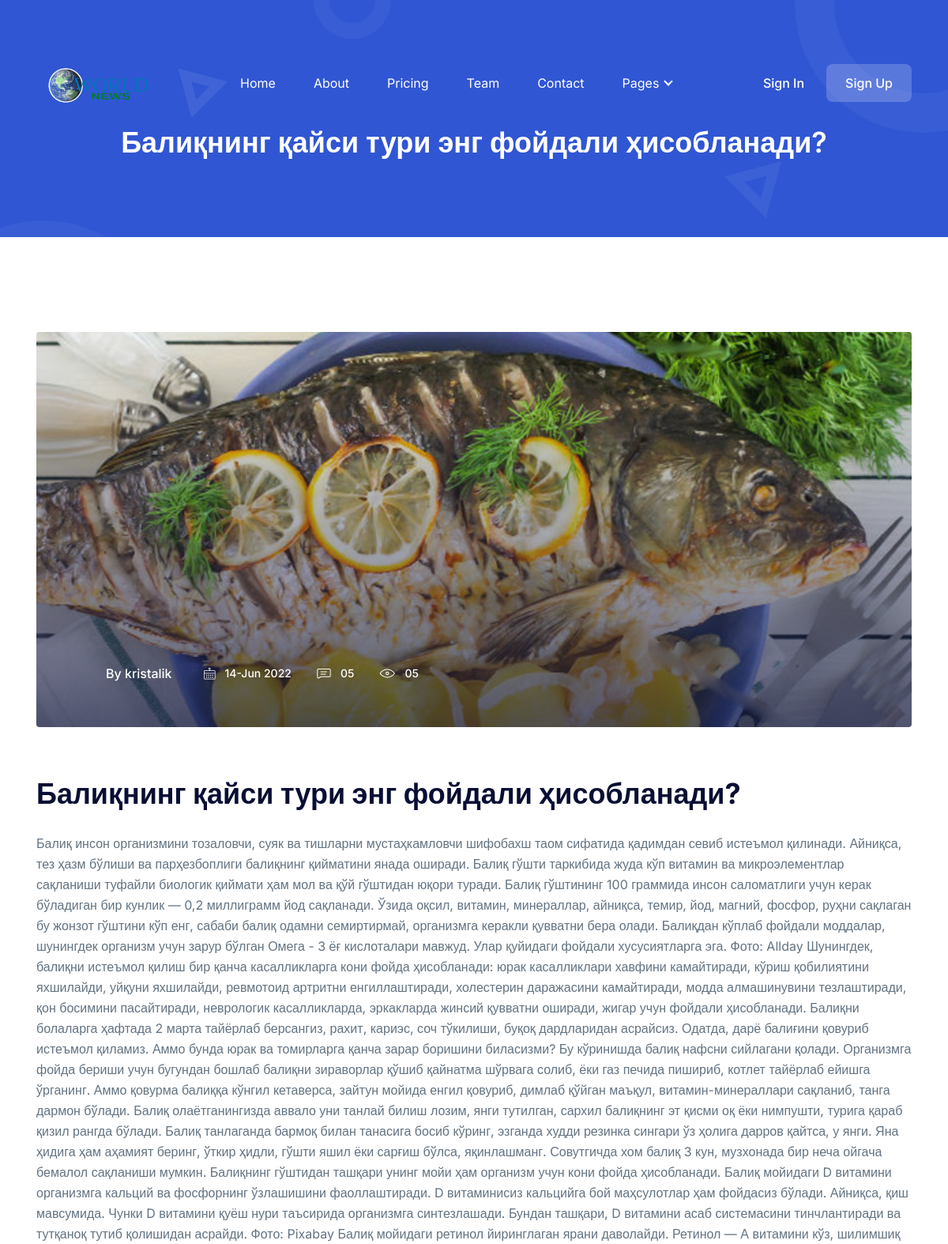
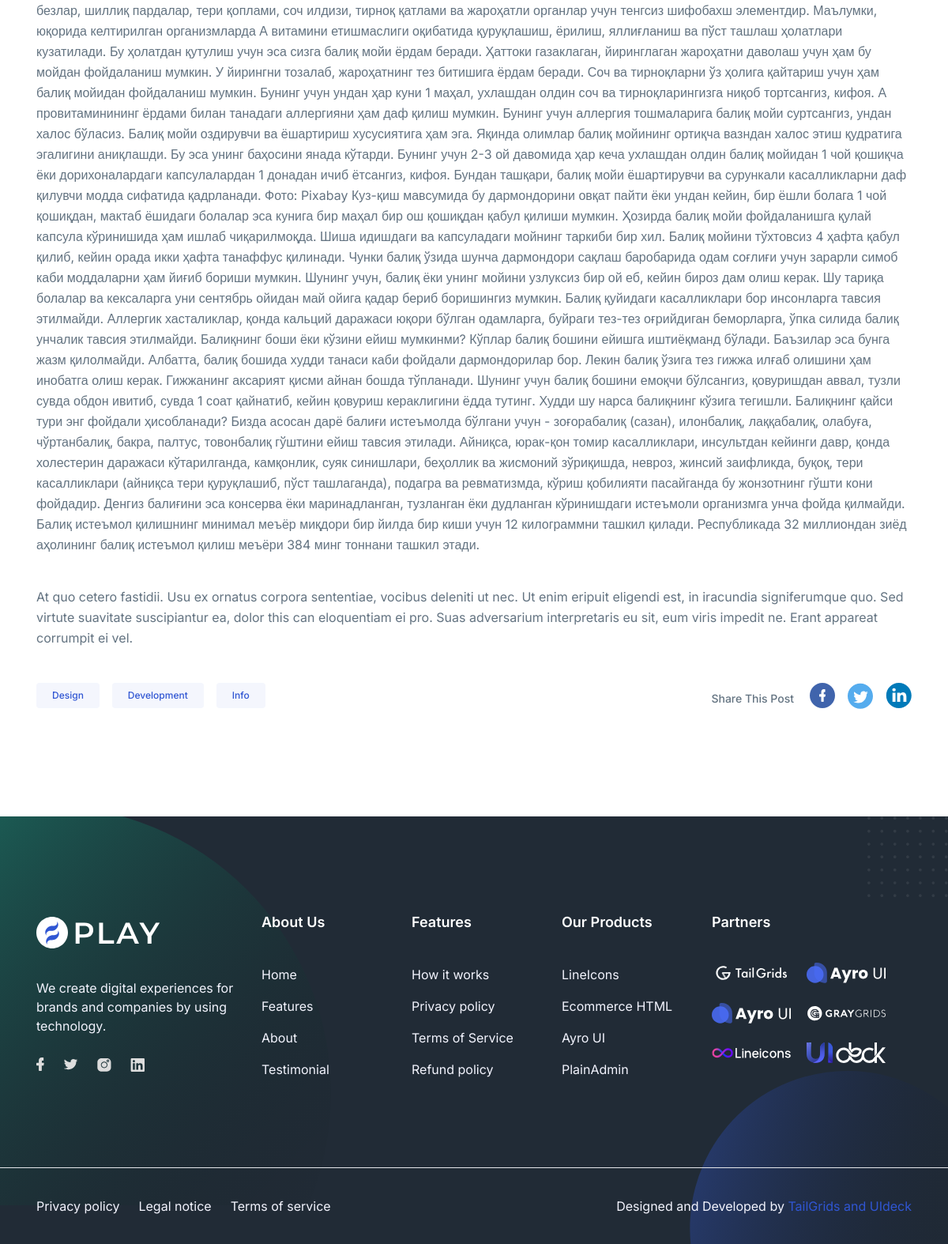
Page /2022/6/14/balining-ajsi-turi-eng-fojdali-isoblanadi on the committed database (2 pictures, top to bottom).
### blog/models.py (models this page shows, shortened)
class Post(models.Model):
    STATUS_CHOICES = [
        ('draft', 'Draft'),
        ('published', 'Published')
    ]
    title = models.CharField(max_length=255)
    slug = models.SlugField(max_length=255, unique_for_date='publish')
    photo = models.ImageField(upload_to = 'photos/%Y/%m/%d/', null = True, blank=True)
    author = models.ForeignKey(User, on_delete=models.CASCADE, related_name='blog_posts')
    body = models.TextField()
    publish = models.DateTimeField(default=timezone.now)
    created = models.DateTimeField(auto_now_add=True)
    updated = models.DateTimeField(auto_now=True)
    status = models.CharField(max_length=10, choices=STATUS_CHOICES, default='draft')
    objects = models.Manager() #Def manager
    published = PublishedManager() #Published manager
    class Meta:
        ordering = ('-publish', )

### blog/views.py (the view)
# urls.py: path('<int:year>/<int:month>/<int:day>/<slug:slug>', post_detail, name='post_detail'),
def post_detail(request, year, month, day, slug):
    post = get_object_or_404(Post, slug=slug, status='published', publish__year=year, publish__month=month, publish__day=day)
    return render(request, 'blog/post_detail.html', {'post': post})

### templates/blog/post_detail.html (shortened to what this page needs)
{% extends 'base.html' %}
{% block sarlavha %} {{ post.title }} {% endblock sarlavha %}
{% block content %}
<section class="pt-20 lg:pt-[120px] pb-10 lg:pb-20">
    <div class="container">
      <div class="flex flex-wrap justify-center -mx-4">
        <div class="w-full px-4">
          <div
            class="
              relative
              rounded
              overflow-hidden
              z-20
              mb-[60px]
              h-[300px]
              md:h-[400px]
              lg:h-[500px]
              wow
              fadeInUp
            "
            data-wow-delay=".1s
            "
          >
          {% if post.photo %}
            <img
              src="{{post.photo.url}}"
              alt="image"
              class="w-full h-full object-cover object-center"
            />{% endif %}
            <div
              class="
                absolute
                w-full
                h-full
                top-0
                left-0
                flex
                items-end
                z-10
                bg-gradient-to-t
                from-dark-700
                to-transparent
              "
            >
              <div class="flex flex-wrap items-center p-4 sm:p-8 pb-4">
                <div class="flex items-center mb-4 mr-5 md:mr-10">
                  <div class="w-10 h-10 rounded-full overflow-hidden mr-4">
                  </div>
                  <p class="text-base text-white font-medium">
                    By
                    <a
                      href="javascript:void(0)"
                      class="text-white hover:opacity-70"
                    >
                      {{post.author}}
                    </a>
                  </p>
                </div>
                <div class="flex items-center mb-4">
                  <p
                    class="
                      flex
                      items-center
                      text-sm
                      font-medium
                      text-white
                      mr-5
                      md:mr-8
                    "
                  >
                    <span class="mr-3">
                    </span>
                    {{ post.publish|date:"d-M Y" }}
                  </p>
                  <p
                    class="
                      flex
                      items-center
                      text-sm
                      font-medium
                      text-white
                      mr-5
                      md:mr-8
                    "
                  >
                    <span class="mr-3">
                    </span>
                    05
                  </p>
                  <p class="flex items-center text-sm font-medium text-white">
                    <span class="mr-3">
                    </span>
                    05
                  </p>
                </div>
              </div>
            </div>
          </div>
          <div class="flex flex-wrap -mx-4">
            <div class="w-full lg:w-12/12 px-4">
              <div>
                <h2
                  class="
                    font-bold
                    text-dark text-[26px]
                    sm:text-3xl
                    md:text-4xl
                    leading-snug
                    sm:leading-snug
                    md:leading-snug
                    mb-6
                    wow
                    fadeInUp
                  "
                  data-wow-delay=".1s
                  "
                >
                  {{post.title}}
                </h2>
                <p
                  class="
                    text-base text-body-color
                    leading-relaxed
                    mb-10
                    wow
                    fadeInUp
                  "
                  data-wow-delay=".1s"
                >
                  {{post.body}}
                <p
                  class="
                    text-base text-body-color
                    leading-relaxed
                    mb-11
                    wow
                    fadeInUp
                  "
                  data-wow-delay=".1s"
                >
                  At quo cetero fastidii. Usu ex ornatus corpora sententiae,
                  vocibus deleniti ut nec. Ut enim eripuit eligendi est, in
                  iracundia signiferumque quo. Sed virtute suavitate
                  suscipiantur ea, dolor this can eloquentiam ei pro. Suas
                  adversarium interpretaris eu sit, eum viris impedit ne.
                  Erant appareat corrumpit ei vel.
                </p>
                <div class="flex flex-wrap items-center -mx-4 mb-12">
                  <div class="w-full md:w-1/2 px-4">
                    <div
                      class="
                        flex
                        items-center
                        flex-wrap
                        mb-8
                        md:mb-0
                        wow
                        fadeInUp
                      "
                      data-wow-delay=".1s"
                    >
                      <a
                        href="javascript:void(0)"
                        class="
                          block
                          py-2
                          px-5
                          bg-primary bg-opacity-5
                          text-primary
                          rounded
                          text-xs
                          font-medium
                          mr-2
                          md:mr-4
                          lg:mr-2
                          xl:mr-4
                          mb-2
                          hover:bg-opacity-100 hover:text-white
                        "
                      >
                        Design
                      </a>
                      <a
                        href="javascript:void(0)"
                        class="
                          block
                          py-2
                          px-5
                          bg-primary bg-opacity-5
                          text-primary
                          rounded
                          text-xs
                          font-medium
                          mr-2
                          md:mr-4
                          lg:mr-2
                          xl:mr-4
                          mb-2
                          hover:bg-opacity-100 hover:text-white
                        "
                      >
                        Development
                      </a>
                      <a
                        href="javascript:void(0)"
                        class="
                          block
                          py-2
                          px-5
                          mb-2
                          bg-primary bg-opacity-5
                          text-primary
                          rounded
                          text-xs
                          font-medium
                          hover:bg-opacity-100 hover:text-white
                        "
                      >
                        Info
                      </a>
                    </div>
                  </div>
                  <div class="w-full md:w-1/2 px-4">
                    <div
                      class="flex items-center md:justify-end wow fadeInUp"
                      data-wow-delay=".1s"
                    >
                      <span class="text-sm text-body-color font-medium mr-5">
                        Share This Post
                      </span>
                      <div class="flex items-center">
                        <a href="javascript:void(0)" class="mr-4 mb-2">
                        </a>
                        <a href="javascript:void(0)" class="mr-4 mb-2">
                        </a>
                        <a href="javascript:void(0)" class="mb-2">
                        </a>
                      </div>
                    </div>
                  </div>
                </div>
              </div>
            </div>
          </div>
        </div>
      </div>
    </div>
  </section>
{% endblock %}

### rows in the picture
Post: title "Балиқнинг қайси тури энг фойдали ҳисобланади?", photo (picture), author "kristalik", publish "14-Jun 2022", body "Балиқ инсон организмини тозаловчи, суяк ва тишларни мустаҳкамловчи шифобахш таом сифатида қадимдан севиб истеъмол қилинади. Айниқса, тез ҳазм бўлиши ва парҳезбоплиги балиқнинг қийматини янада оширади. Балиқ гўшти таркибида жуда кўп витамин ва микроэлементлар сақланиши туфайли биологик қиймати ҳам мол ва қўй гўштидан юқори туради. Балиқ гўштининг 100 граммида инсон саломатлиги учун керак бўладиган бир кунлик — 0,2 миллиграмм йод сақланади. Ўзида оқсил, витамин, минераллар, айниқса, темир, йод, магний, фосфор, руҳни сақлаган бу жонзот гўштини кўп енг, сабаби балиқ одамни семиртирмай, организмга керакли қувватни бера олади. Балиқдан кўплаб фойдали моддалар, шунингдек организм учун зарур бўлган…"
